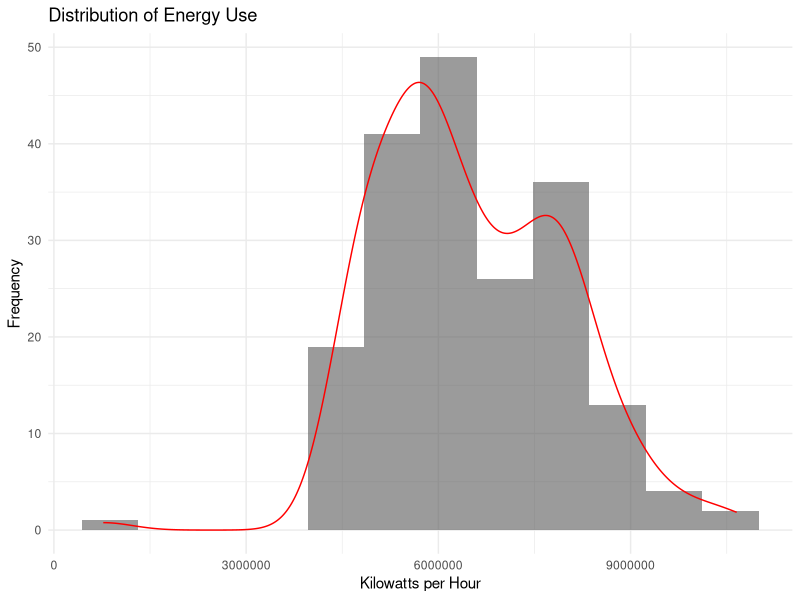
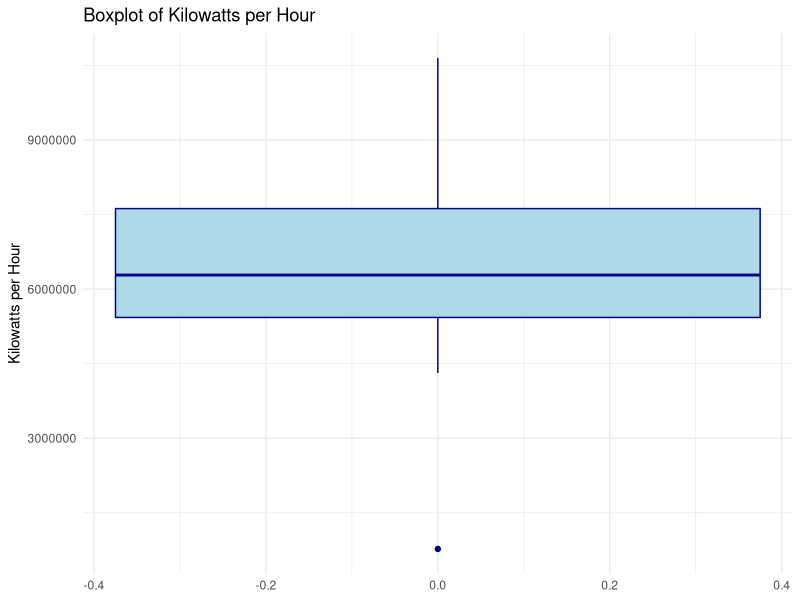
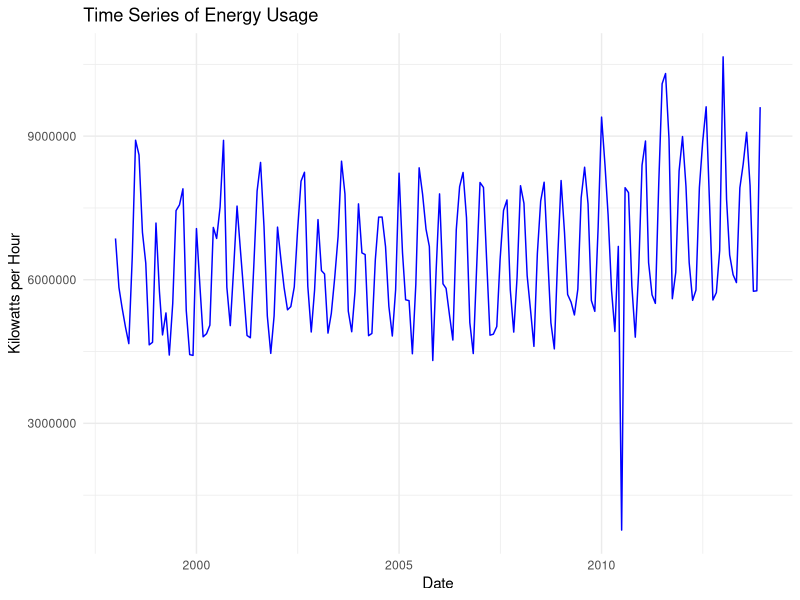

Write the R code that produced these figures, in order.
## ---- chunk 1
library(tidyverse)
library(readxl)
library(GGally)
## ---- chunk 2
raw_data <- read_excel("proj1/ResidentialCustomerForecastLoad-624.xlsx")
## ---- chunk 3
str(raw_data)
## ---- chunk 4
dups <- raw_data |>  
  group_by_all() |>  
  filter(n() > 1) |>  
  ungroup()

missing <- colSums(is.na(raw_data))
## ---- chunk 5
data <- raw_data |> 
  na.omit() |> 
  mutate(date=as.Date(paste0(`YYYY-MMM`,"-01"), format = "%Y-%b-%d")) |> 
  select(-`YYYY-MMM`)
## ---- chunk 6
# Summarize KWH values (min, max, mean, quartiles).
summary <- data |> 
  summarise(
    min = min(KWH),
    max = max(KWH),
    mean = mean(KWH),
    iqr = IQR(KWH),
    sd= sd(KWH)
  )

p <- c(0.25, 0.5, 0.75)
p_names <- map_chr(p, ~paste0(.x*100, "%"))
p_funs <- map(p, ~partial(quantile, probs = .x, na.rm = TRUE)) |>  
  set_names(nm = p_names)

map(p_funs, ~ .x(data$KWH)) |> as_tibble_row()
## ---- chunk 7
binwidth <- 3.5 * sd(data$KWH) / nrow(data)^(1/3)
## ---- chunk 8
options(scipen=999)

ggplot(raw_data, aes(x = KWH)) +
  geom_histogram(alpha = 0.6, 
                 position = "identity", 
                 binwidth = binwidth) +
  geom_density(
    aes(y = ..density..* binwidth * nrow(data)), 
    alpha = 0.2, 
    color = "red") +
  labs(
    title = "Distribution of Energy Use",
    x = "Kilowatts per Hour", y = "Frequency") +
  theme_minimal()
## ---- chunk 9
ggplot(data, aes(y=KWH)) + 
  geom_boxplot(fill="lightblue", color="darkblue") + 
  theme_minimal() +
  labs(title="Boxplot of Kilowatts per Hour", y="Kilowatts per Hour")
## ---- chunk 10
ggplot(data, aes(x = `date`, y = KWH)) +
  geom_line(color = "blue") +
  theme_minimal() +
  labs(title = "Time Series of Energy Usage", x = "Date", y = "Kilowatts per Hour")
## ---- chunk 11

